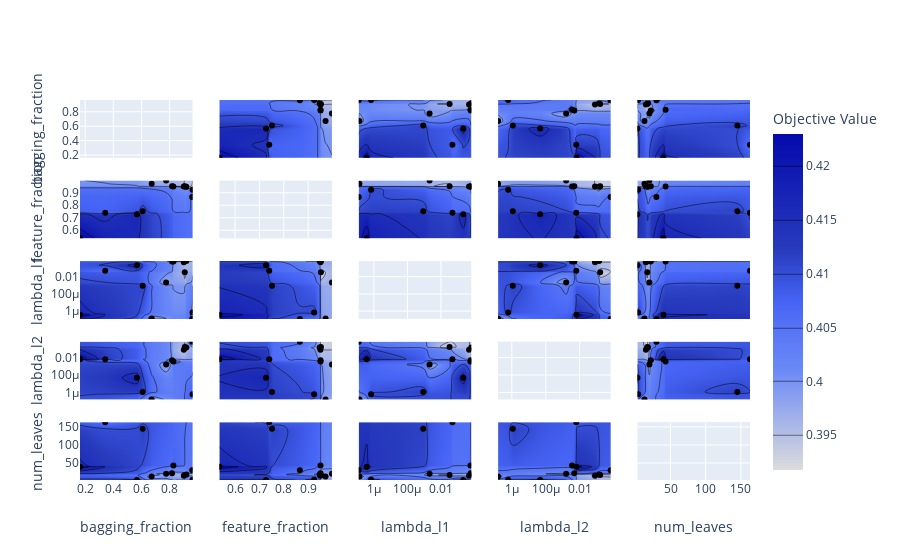

The notebook cell saved with this chart:
### Markdown cell above
## Visualize plot contour

We can see 2 parametes pair plot with objective value as contour.

### Code cell
optuna.visualization.plot_contour(study)

### Figure 1 — Plotly figure (JSON) as saved in the notebook; plotly's stock layout.template omitted (floating-point values rounded to 4 significant figures; data arrays with more than 128 entries replaced by an {"elided": "..."} marker saying what was removed)
{"data": [{"type": "scatter", "xaxis": "x", "yaxis": "y"}, {"colorbar": {"title": {"text": "Objective Value"}}, "colorscale": [[0, "rgb(220,220,220)"], [0.3, "rgb(106,137,247)"], [0.4, "rgb(90,120,245)"], [0.5, "rgb(70,100,245)"], [0.65, "rgb(40,60,190)"], [1, "rgb(5,10,172)"]], "connectgaps": true, "contours": {"coloring": "heatmap"}, "hoverinfo": "none", "line": {"smoothing": 1.3}, "showscale": true, "type": "contour", "x": [0.1631, 0.3422, 0.5677, 0.6085, 0.6722, 0.7748, 0.8169, 0.8266, 0.9005, 0.9074, 0.9187, 0.9601, 0.9627], "xaxis": "x6", "y": [0.5354, 0.7274, 0.7403, 0.7518, 0.8662, 0.9246, 0.9473, 0.9506, 0.9509, 0.9513, 0.9527, 0.9717, 0.9978], "yaxis": "y6", "z": {"elided": "13x13 float values"}}, {"marker": {"color": "black"}, "mode": "markers", "showlegend": false, "type": "scatter", "x": [0.1631, 0.6722, 0.3422, 0.9627, 0.5677, 0.6085, 0.9601, 0.8266, 0.8169, 0.9074, 0.9187, 0.9005, 0.7748], "xaxis": "x6", "y": [0.5354, 0.9717, 0.7403, 0.9246, 0.7274, 0.7518, 0.8662, 0.9509, 0.9513, 0.9527, 0.9473, 0.9506, 0.9978], "yaxis": "y6"}, {"colorbar": {"title": {"text": "Objective Value"}}, "colorscale": [[0, "rgb(220,220,220)"], [0.3, "rgb(106,137,247)"], [0.4, "rgb(90,120,245)"], [0.5, "rgb(70,100,245)"], [0.65, "rgb(40,60,190)"], [1, "rgb(5,10,172)"]], "connectgaps": true, "contours": {"coloring": "heatmap"}, "hoverinfo": "none", "line": {"smoothing": 1.3}, "showscale": false, "type": "contour", "x": [0.1631, 0.3422, 0.5677, 0.6085, 0.6722, 0.7748, 0.8169, 0.8266, 0.9005, 0.9074, 0.9187, 0.9601, 0.9627], "xaxis": "x11", "y": [1.245e-07, 1.37e-07, 3.74e-07, 6.811e-07, 0.0008777, 0.002101, 0.03281, 0.04848, 0.2158, 0.4774, 0.5799, 0.5974, 0.6474], "yaxis": "y11", "z": {"elided": "13x13 float values"}}, {"marker": {"color": "black"}, "mode": "markers", "showlegend": false, "type": "scatter", "x": [0.1631, 0.6722, 0.3422, 0.9627, 0.5677, 0.6085, 0.9601, 0.8266, 0.8169, 0.9074, 0.9187, 0.9005, 0.7748], "xaxis": "x11", "y": [3.74e-07, 1.37e-07, 0.04848, 6.811e-07, 0.2158, 0.0008777, 1.245e-07, 0.5799, 0.5974, 0.03281, 0.6474, 0.4774, 0.002101], "yaxis": "y11"}, {"colorbar": {"title": {"text": "Objective Value"}}, "colorscale": [[0, "rgb(220,220,220)"], [0.3, "rgb(106,137,247)"], [0.4, "rgb(90,120,245)"], [0.5, "rgb(70,100,245)"], [0.65, "rgb(40,60,190)"], [1, "rgb(5,10,172)"]], "connectgaps": true, "contours": {"coloring": "heatmap"}, "hoverinfo": "none", "line": {"smoothing": 1.3}, "showscale": false, "type": "contour", "x": [0.1631, 0.3422, 0.5677, 0.6085, 0.6722, 0.7748, 0.8169, 0.8266, 0.9005, 0.9074, 0.9187, 0.9601, 0.9627], "xaxis": "x16", "y": [1.547e-07, 6.089e-07, 1.141e-06, 4.679e-05, 0.001591, 0.003542, 0.00481, 0.006271, 0.006499, 0.07978, 0.1401, 0.1609, 0.6673], "yaxis": "y16", "z": {"elided": "13x13 float values"}}, {"marker": {"color": "black"}, "mode": "markers", "showlegend": false, "type": "scatter", "x": [0.1631, 0.6722, 0.3422, 0.9627, 0.5677, 0.6085, 0.9601, 0.8266, 0.8169, 0.9074, 0.9187, 0.9005, 0.7748], "xaxis": "x16", "y": [0.006499, 1.547e-07, 0.006271, 6.089e-07, 4.679e-05, 1.141e-06, 0.6673, 0.003542, 0.00481, 0.1609, 0.1401, 0.07978, 0.001591], "yaxis": "y16"}, {"colorbar": {"title": {"text": "Objective Value"}}, "colorscale": [[0, "rgb(220,220,220)"], [0.3, "rgb(106,137,247)"], [0.4, "rgb(90,120,245)"], [0.5, "rgb(70,100,245)"], [0.65, "rgb(40,60,190)"], [1, "rgb(5,10,172)"]], "connectgaps": true, "contours": {"coloring": "heatmap"}, "hoverinfo": "none", "line": {"smoothing": 1.3}, "showscale": false, "type": "contour", "x": [0.1631, 0.3422, 0.5677, 0.6085, 0.6722, 0.7748, 0.8169, 0.8266, 0.9005, 0.9074, 0.9187, 0.9601, 0.9627], "xaxis": "x21", "y": [3, 4, 13, 15, 17, 18, 20, 22, 30, 40, 43, 145, 163], "yaxis": "y21", "z": {"elided": "13x13 float values"}}, {"marker": {"color": "black"}, "mode": "markers", "showlegend": false, "type": "scatter", "x": [0.1631, 0.6722, 0.3422, 0.9627, 0.5677, 0.6085, 0.9601, 0.8266, 0.8169, 0.9074, 0.9187, 0.9005, 0.7748], "xaxis": "x21", "y": [40, 13, 163, 4, 3, 145, 30, 43, 22, 17, 18, 15, 20], "yaxis": "y21"}, {"colorbar": {"title": {"text": "Objective Value"}}, "colorscale": [[0, "rgb(220,220,220)"], [0.3, "rgb(106,137,247)"], [0.4, "rgb(90,120,245)"], [0.5, "rgb(70,100,245)"], [0.65, "rgb(40,60,190)"], [1, "rgb(5,10,172)"]], "connectgaps": true, "contours": {"coloring": "heatmap"}, "hoverinfo": "none", "line": {"smoothing": 1.3}, "showscale": false, "type": "contour", "x": [0.5354, 0.7274, 0.7403, 0.7518, 0.8662, 0.9246, 0.9473, 0.9506, 0.9509, 0.9513, 0.9527, 0.9717, 0.9978], "xaxis": "x2", "y": [0.1631, 0.3422, 0.5677, 0.6085, 0.6722, 0.7748, 0.8169, 0.8266, 0.9005, 0.9074, 0.9187, 0.9601, 0.9627], "yaxis": "y2", "z": {"elided": "13x13 float values"}}, {"marker": {"color": "black"}, "mode": "markers", "showlegend": false, "type": "scatter", "x": [0.5354, 0.9717, 0.7403, 0.9246, 0.7274, 0.7518, 0.8662, 0.9509, 0.9513, 0.9527, 0.9473, 0.9506, 0.9978], "xaxis": "x2", "y": [0.1631, 0.6722, 0.3422, 0.9627, 0.5677, 0.6085, 0.9601, 0.8266, 0.8169, 0.9074, 0.9187, 0.9005, 0.7748], "yaxis": "y2"}, {"type": "scatter", "xaxis": "x7", "yaxis": "y7"}, {"colorbar": {"title": {"text": "Objective Value"}}, "colorscale": [[0, "rgb(220,220,220)"], [0.3, "rgb(106,137,247)"], [0.4, "rgb(90,120,245)"], [0.5, "rgb(70,100,245)"], [0.65, "rgb(40,60,190)"], [1, "rgb(5,10,172)"]], "connectgaps": true, "contours": {"coloring": "heatmap"}, "hoverinfo": "none", "line": {"smoothing": 1.3}, "showscale": false, "type": "contour", "x": [0.5354, 0.7274, 0.7403, 0.7518, 0.8662, 0.9246, 0.9473, 0.9506, 0.9509, 0.9513, 0.9527, 0.9717, 0.9978], "xaxis": "x12", "y": [1.245e-07, 1.37e-07, 3.74e-07, 6.811e-07, 0.0008777, 0.002101, 0.03281, 0.04848, 0.2158, 0.4774, 0.5799, 0.5974, 0.6474], "yaxis": "y12", "z": {"elided": "13x13 float values"}}, {"marker": {"color": "black"}, "mode": "markers", "showlegend": false, "type": "scatter", "x": [0.5354, 0.9717, 0.7403, 0.9246, 0.7274, 0.7518, 0.8662, 0.9509, 0.9513, 0.9527, 0.9473, 0.9506, 0.9978], "xaxis": "x12", "y": [3.74e-07, 1.37e-07, 0.04848, 6.811e-07, 0.2158, 0.0008777, 1.245e-07, 0.5799, 0.5974, 0.03281, 0.6474, 0.4774, 0.002101], "yaxis": "y12"}, {"colorbar": {"title": {"text": "Objective Value"}}, "colorscale": [[0, "rgb(220,220,220)"], [0.3, "rgb(106,137,247)"], [0.4, "rgb(90,120,245)"], [0.5, "rgb(70,100,245)"], [0.65, "rgb(40,60,190)"], [1, "rgb(5,10,172)"]], "connectgaps": true, "contours": {"coloring": "heatmap"}, "hoverinfo": "none", "line": {"smoothing": 1.3}, "showscale": false, "type": "contour", "x": [0.5354, 0.7274, 0.7403, 0.7518, 0.8662, 0.9246, 0.9473, 0.9506, 0.9509, 0.9513, 0.9527, 0.9717, 0.9978], "xaxis": "x17", "y": [1.547e-07, 6.089e-07, 1.141e-06, 4.679e-05, 0.001591, 0.003542, 0.00481, 0.006271, 0.006499, 0.07978, 0.1401, 0.1609, 0.6673], "yaxis": "y17", "z": {"elided": "13x13 float values"}}, {"marker": {"color": "black"}, "mode": "markers", "showlegend": false, "type": "scatter", "x": [0.5354, 0.9717, 0.7403, 0.9246, 0.7274, 0.7518, 0.8662, 0.9509, 0.9513, 0.9527, 0.9473, 0.9506, 0.9978], "xaxis": "x17", "y": [0.006499, 1.547e-07, 0.006271, 6.089e-07, 4.679e-05, 1.141e-06, 0.6673, 0.003542, 0.00481, 0.1609, 0.1401, 0.07978, 0.001591], "yaxis": "y17"}, {"colorbar": {"title": {"text": "Objective Value"}}, "colorscale": [[0, "rgb(220,220,220)"], [0.3, "rgb(106,137,247)"], [0.4, "rgb(90,120,245)"], [0.5, "rgb(70,100,245)"], [0.65, "rgb(40,60,190)"], [1, "rgb(5,10,172)"]], "connectgaps": true, "contours": {"coloring": "heatmap"}, "hoverinfo": "none", "line": {"smoothing": 1.3}, "showscale": false, "type": "contour", "x": [0.5354, 0.7274, 0.7403, 0.7518, 0.8662, 0.9246, 0.9473, 0.9506, 0.9509, 0.9513, 0.9527, 0.9717, 0.9978], "xaxis": "x22", "y": [3, 4, 13, 15, 17, 18, 20, 22, 30, 40, 43, 145, 163], "yaxis": "y22", "z": {"elided": "13x13 float values"}}, {"marker": {"color": "black"}, "mode": "markers", "showlegend": false, "type": "scatter", "x": [0.5354, 0.9717, 0.7403, 0.9246, 0.7274, 0.7518, 0.8662, 0.9509, 0.9513, 0.9527, 0.9473, 0.9506, 0.9978], "xaxis": "x22", "y": [40, 13, 163, 4, 3, 145, 30, 43, 22, 17, 18, 15, 20], "yaxis": "y22"}, {"colorbar": {"title": {"text": "Objective Value"}}, "colorscale": [[0, "rgb(220,220,220)"], [0.3, "rgb(106,137,247)"], [0.4, "rgb(90,120,245)"], [0.5, "rgb(70,100,245)"], [0.65, "rgb(40,60,190)"], [1, "rgb(5,10,172)"]], "connectgaps": true, "contours": {"coloring": "heatmap"}, "hoverinfo": "none", "line": {"smoothing": 1.3}, "showscale": false, "type": "contour", "x": [1.245e-07, 1.37e-07, 3.74e-07, 6.811e-07, 0.0008777, 0.002101, 0.03281, 0.04848, 0.2158, 0.4774, 0.5799, 0.5974, 0.6474], "xaxis": "x3", "y": [0.1631, 0.3422, 0.5677, 0.6085, 0.6722, 0.7748, 0.8169, 0.8266, 0.9005, 0.9074, 0.9187, 0.9601, 0.9627], "yaxis": "y3", "z": {"elided": "13x13 float values"}}, {"marker": {"color": "black"}, "mode": "markers", "showlegend": false, "type": "scatter", "x": [3.74e-07, 1.37e-07, 0.04848, 6.811e-07, 0.2158, 0.0008777, 1.245e-07, 0.5799, 0.5974, 0.03281, 0.6474, 0.4774, 0.002101], "xaxis": "x3", "y": [0.1631, 0.6722, 0.3422, 0.9627, 0.5677, 0.6085, 0.9601, 0.8266, 0.8169, 0.9074, 0.9187, 0.9005, 0.7748], "yaxis": "y3"}, {"colorbar": {"title": {"text": "Objective Value"}}, "colorscale": [[0, "rgb(220,220,220)"], [0.3, "rgb(106,137,247)"], [0.4, "rgb(90,120,245)"], [0.5, "rgb(70,100,245)"], [0.65, "rgb(40,60,190)"], [1, "rgb(5,10,172)"]], "connectgaps": true, "contours": {"coloring": "heatmap"}, "hoverinfo": "none", "line": {"smoothing": 1.3}, "showscale": false, "type": "contour", "x": [1.245e-07, 1.37e-07, 3.74e-07, 6.811e-07, 0.0008777, 0.002101, 0.03281, 0.04848, 0.2158, 0.4774, 0.5799, 0.5974, 0.6474], "xaxis": "x8", "y": [0.5354, 0.7274, 0.7403, 0.7518, 0.8662, 0.9246, 0.9473, 0.9506, 0.9509, 0.9513, 0.9527, 0.9717, 0.9978], "yaxis": "y8", "z": {"elided": "13x13 float values"}}, {"marker": {"color": "black"}, "mode": "markers", "showlegend": false, "type": "scatter", "x": [3.74e-07, 1.37e-07, 0.04848, 6.811e-07, 0.2158, 0.0008777, 1.245e-07, 0.5799, 0.5974, 0.03281, 0.6474, 0.4774, 0.002101], "xaxis": "x8", "y": [0.5354, 0.9717, 0.7403, 0.9246, 0.7274, 0.7518, 0.8662, 0.9509, 0.9513, 0.9527, 0.9473, 0.9506, 0.9978], "yaxis": "y8"}, {"type": "scatter", "xaxis": "x13", "yaxis": "y13"}, {"colorbar": {"title": {"text": "Objective Value"}}, "colorscale": [[0, "rgb(220,220,220)"], [0.3, "rgb(106,137,247)"], [0.4, "rgb(90,120,245)"], [0.5, "rgb(70,100,245)"], [0.65, "rgb(40,60,190)"], [1, "rgb(5,10,172)"]], "connectgaps": true, "contours": {"coloring": "heatmap"}, "hoverinfo": "none", "line": {"smoothing": 1.3}, "showscale": false, "type": "contour", "x": [1.245e-07, 1.37e-07, 3.74e-07, 6.811e-07, 0.0008777, 0.002101, 0.03281, 0.04848, 0.2158, 0.4774, 0.5799, 0.5974, 0.6474], "xaxis": "x18", "y": [1.547e-07, 6.089e-07, 1.141e-06, 4.679e-05, 0.001591, 0.003542, 0.00481, 0.006271, 0.006499, 0.07978, 0.1401, 0.1609, 0.6673], "yaxis": "y18", "z": {"elided": "13x13 float values"}}, {"marker": {"color": "black"}, "mode": "markers", "showlegend": false, "type": "scatter", "x": [3.74e-07, 1.37e-07, 0.04848, 6.811e-07, 0.2158, 0.0008777, 1.245e-07, 0.5799, 0.5974, 0.03281, 0.6474, 0.4774, 0.002101], "xaxis": "x18", "y": [0.006499, 1.547e-07, 0.006271, 6.089e-07, 4.679e-05, 1.141e-06, 0.6673, 0.003542, 0.00481, 0.1609, 0.1401, 0.07978, 0.001591], "yaxis": "y18"}, {"colorbar": {"title": {"text": "Objective Value"}}, "colorscale": [[0, "rgb(220,220,220)"], [0.3, "rgb(106,137,247)"], [0.4, "rgb(90,120,245)"], [0.5, "rgb(70,100,245)"], [0.65, "rgb(40,60,190)"], [1, "rgb(5,10,172)"]], "connectgaps": true, "contours": {"coloring": "heatmap"}, "hoverinfo": "none", "line": {"smoothing": 1.3}, "showscale": false, "type": "contour", "x": [1.245e-07, 1.37e-07, 3.74e-07, 6.811e-07, 0.0008777, 0.002101, 0.03281, 0.04848, 0.2158, 0.4774, 0.5799, 0.5974, 0.6474], "xaxis": "x23", "y": [3, 4, 13, 15, 17, 18, 20, 22, 30, 40, 43, 145, 163], "yaxis": "y23", "z": {"elided": "13x13 float values"}}, {"marker": {"color": "black"}, "mode": "markers", "showlegend": false, "type": "scatter", "x": [3.74e-07, 1.37e-07, 0.04848, 6.811e-07, 0.2158, 0.0008777, 1.245e-07, 0.5799, 0.5974, 0.03281, 0.6474, 0.4774, 0.002101], "xaxis": "x23", "y": [40, 13, 163, 4, 3, 145, 30, 43, 22, 17, 18, 15, 20], "yaxis": "y23"}, {"colorbar": {"title": {"text": "Objective Value"}}, "colorscale": [[0, "rgb(220,220,220)"], [0.3, "rgb(106,137,247)"], [0.4, "rgb(90,120,245)"], [0.5, "rgb(70,100,245)"], [0.65, "rgb(40,60,190)"], [1, "rgb(5,10,172)"]], "connectgaps": true, "contours": {"coloring": "heatmap"}, "hoverinfo": "none", "line": {"smoothing": 1.3}, "showscale": false, "type": "contour", "x": [1.547e-07, 6.089e-07, 1.141e-06, 4.679e-05, 0.001591, 0.003542, 0.00481, 0.006271, 0.006499, 0.07978, 0.1401, 0.1609, 0.6673], "xaxis": "x4", "y": [0.1631, 0.3422, 0.5677, 0.6085, 0.6722, 0.7748, 0.8169, 0.8266, 0.9005, 0.9074, 0.9187, 0.9601, 0.9627], "yaxis": "y4", "z": {"elided": "13x13 float values"}}, {"marker": {"color": "black"}, "mode": "markers", "showlegend": false, "type": "scatter", "x": [0.006499, 1.547e-07, 0.006271, 6.089e-07, 4.679e-05, 1.141e-06, 0.6673, 0.003542, 0.00481, 0.1609, 0.1401, 0.07978, 0.001591], "xaxis": "x4", "y": [0.1631, 0.6722, 0.3422, 0.9627, 0.5677, 0.6085, 0.9601, 0.8266, 0.8169, 0.9074, 0.9187, 0.9005, 0.7748], "yaxis": "y4"}, {"colorbar": {"title": {"text": "Objective Value"}}, "colorscale": [[0, "rgb(220,220,220)"], [0.3, "rgb(106,137,247)"], [0.4, "rgb(90,120,245)"], [0.5, "rgb(70,100,245)"], [0.65, "rgb(40,60,190)"], [1, "rgb(5,10,172)"]], "connectgaps": true, "contours": {"coloring": "heatmap"}, "hoverinfo": "none", "line": {"smoothing": 1.3}, "showscale": false, "type": "contour", "x": [1.547e-07, 6.089e-07, 1.141e-06, 4.679e-05, 0.001591, 0.003542, 0.00481, 0.006271, 0.006499, 0.07978, 0.1401, 0.1609, 0.6673], "xaxis": "x9", "y": [0.5354, 0.7274, 0.7403, 0.7518, 0.8662, 0.9246, 0.9473, 0.9506, 0.9509, 0.9513, 0.9527, 0.9717, 0.9978], "yaxis": "y9", "z": {"elided": "13x13 float values"}}, {"marker": {"color": "black"}, "mode": "markers", "showlegend": false, "type": "scatter", "x": [0.006499, 1.547e-07, 0.006271, 6.089e-07, 4.679e-05, 1.141e-06, 0.6673, 0.003542, 0.00481, 0.1609, 0.1401, 0.07978, 0.001591], "xaxis": "x9", "y": [0.5354, 0.9717, 0.7403, 0.9246, 0.7274, 0.7518, 0.8662, 0.9509, 0.9513, 0.9527, 0.9473, 0.9506, 0.9978], "yaxis": "y9"}, {"colorbar": {"title": {"text": "Objective Value"}}, "colorscale": [[0, "rgb(220,220,220)"], [0.3, "rgb(106,137,247)"], [0.4, "rgb(90,120,245)"], [0.5, "rgb(70,100,245)"], [0.65, "rgb(40,60,190)"], [1, "rgb(5,10,172)"]], "connectgaps": true, "contours": {"coloring": "heatmap"}, "hoverinfo": "none", "line": {"smoothing": 1.3}, "showscale": false, "type": "contour", "x": [1.547e-07, 6.089e-07, 1.141e-06, 4.679e-05, 0.001591, 0.003542, 0.00481, 0.006271, 0.006499, 0.07978, 0.1401, 0.1609, 0.6673], "xaxis": "x14", "y": [1.245e-07, 1.37e-07, 3.74e-07, 6.811e-07, 0.0008777, 0.002101, 0.03281, 0.04848, 0.2158, 0.4774, 0.5799, 0.5974, 0.6474], "yaxis": "y14", "z": {"elided": "13x13 float values"}}, {"marker": {"color": "black"}, "mode": "markers", "showlegend": false, "type": "scatter", "x": [0.006499, 1.547e-07, 0.006271, 6.089e-07, 4.679e-05, 1.141e-06, 0.6673, 0.003542, 0.00481, 0.1609, 0.1401, 0.07978, 0.001591], "xaxis": "x14", "y": [3.74e-07, 1.37e-07, 0.04848, 6.811e-07, 0.2158, 0.0008777, 1.245e-07, 0.5799, 0.5974, 0.03281, 0.6474, 0.4774, 0.002101], "yaxis": "y14"}, {"type": "scatter", "xaxis": "x19", "yaxis": "y19"}, {"colorbar": {"title": {"text": "Objective Value"}}, "colorscale": [[0, "rgb(220,220,220)"], [0.3, "rgb(106,137,247)"], [0.4, "rgb(90,120,245)"], [0.5, "rgb(70,100,245)"], [0.65, "rgb(40,60,190)"], [1, "rgb(5,10,172)"]], "connectgaps": true, "contours": {"coloring": "heatmap"}, "hoverinfo": "none", "line": {"smoothing": 1.3}, "showscale": false, "type": "contour", "x": [1.547e-07, 6.089e-07, 1.141e-06, 4.679e-05, 0.001591, 0.003542, 0.00481, 0.006271, 0.006499, 0.07978, 0.1401, 0.1609, 0.6673], "xaxis": "x24", "y": [3, 4, 13, 15, 17, 18, 20, 22, 30, 40, 43, 145, 163], "yaxis": "y24", "z": {"elided": "13x13 float values"}}, {"marker": {"color": "black"}, "mode": "markers", "showlegend": false, "type": "scatter", "x": [0.006499, 1.547e-07, 0.006271, 6.089e-07, 4.679e-05, 1.141e-06, 0.6673, 0.003542, 0.00481, 0.1609, 0.1401, 0.07978, 0.001591], "xaxis": "x24", "y": [40, 13, 163, 4, 3, 145, 30, 43, 22, 17, 18, 15, 20], "yaxis": "y24"}, {"colorbar": {"title": {"text": "Objective Value"}}, "colorscale": [[0, "rgb(220,220,220)"], [0.3, "rgb(106,137,247)"], [0.4, "rgb(90,120,245)"], [0.5, "rgb(70,100,245)"], [0.65, "rgb(40,60,190)"], [1, "rgb(5,10,172)"]], "connectgaps": true, "contours": {"coloring": "heatmap"}, "hoverinfo": "none", "line": {"smoothing": 1.3}, "showscale": false, "type": "contour", "x": [3, 4, 13, 15, 17, 18, 20, 22, 30, 40, 43, 145, 163], "xaxis": "x5", "y": [0.1631, 0.3422, 0.5677, 0.6085, 0.6722, 0.7748, 0.8169, 0.8266, 0.9005, 0.9074, 0.9187, 0.9601, 0.9627], "yaxis": "y5", "z": {"elided": "13x13 float values"}}, {"marker": {"color": "black"}, "mode": "markers", "showlegend": false, "type": "scatter", "x": [40, 13, 163, 4, 3, 145, 30, 43, 22, 17, 18, 15, 20], "xaxis": "x5", "y": [0.1631, 0.6722, 0.3422, 0.9627, 0.5677, 0.6085, 0.9601, 0.8266, 0.8169, 0.9074, 0.9187, 0.9005, 0.7748], "yaxis": "y5"}, {"colorbar": {"title": {"text": "Objective Value"}}, "colorscale": [[0, "rgb(220,220,220)"], [0.3, "rgb(106,137,247)"], [0.4, "rgb(90,120,245)"], [0.5, "rgb(70,100,245)"], [0.65, "rgb(40,60,190)"], [1, "rgb(5,10,172)"]], "connectgaps": true, "contours": {"coloring": "heatmap"}, "hoverinfo": "none", "line": {"smoothing": 1.3}, "showscale": false, "type": "contour", "x": [3, 4, 13, 15, 17, 18, 20, 22, 30, 40, 43, 145, 163], "xaxis": "x10", "y": [0.5354, 0.7274, 0.7403, 0.7518, 0.8662, 0.9246, 0.9473, 0.9506, 0.9509, 0.9513, 0.9527, 0.9717, 0.9978], "yaxis": "y10", "z": {"elided": "13x13 float values"}}, {"marker": {"color": "black"}, "mode": "markers", "showlegend": false, "type": "scatter", "x": [40, 13, 163, 4, 3, 145, 30, 43, 22, 17, 18, 15, 20], "xaxis": "x10", "y": [0.5354, 0.9717, 0.7403, 0.9246, 0.7274, 0.7518, 0.8662, 0.9509, 0.9513, 0.9527, 0.9473, 0.9506, 0.9978], "yaxis": "y10"}, {"colorbar": {"title": {"text": "Objective Value"}}, "colorscale": [[0, "rgb(220,220,220)"], [0.3, "rgb(106,137,247)"], [0.4, "rgb(90,120,245)"], [0.5, "rgb(70,100,245)"], [0.65, "rgb(40,60,190)"], [1, "rgb(5,10,172)"]], "connectgaps": true, "contours": {"coloring": "heatmap"}, "hoverinfo": "none", "line": {"smoothing": 1.3}, "showscale": false, "type": "contour", "x": [3, 4, 13, 15, 17, 18, 20, 22, 30, 40, 43, 145, 163], "xaxis": "x15", "y": [1.245e-07, 1.37e-07, 3.74e-07, 6.811e-07, 0.0008777, 0.002101, 0.03281, 0.04848, 0.2158, 0.4774, 0.5799, 0.5974, 0.6474], "yaxis": "y15", "z": {"elided": "13x13 float values"}}, {"marker": {"color": "black"}, "mode": "markers", "showlegend": false, "type": "scatter", "x": [40, 13, 163, 4, 3, 145, 30, 43, 22, 17, 18, 15, 20], "xaxis": "x15", "y": [3.74e-07, 1.37e-07, 0.04848, 6.811e-07, 0.2158, 0.0008777, 1.245e-07, 0.5799, 0.5974, 0.03281, 0.6474, 0.4774, 0.002101], "yaxis": "y15"}, {"colorbar": {"title": {"text": "Objective Value"}}, "colorscale": [[0, "rgb(220,220,220)"], [0.3, "rgb(106,137,247)"], [0.4, "rgb(90,120,245)"], [0.5, "rgb(70,100,245)"], [0.65, "rgb(40,60,190)"], [1, "rgb(5,10,172)"]], "connectgaps": true, "contours": {"coloring": "heatmap"}, "hoverinfo": "none", "line": {"smoothing": 1.3}, "showscale": false, "type": "contour", "x": [3, 4, 13, 15, 17, 18, 20, 22, 30, 40, 43, 145, 163], "xaxis": "x20", "y": [1.547e-07, 6.089e-07, 1.141e-06, 4.679e-05, 0.001591, 0.003542, 0.00481, 0.006271, 0.006499, 0.07978, 0.1401, 0.1609, 0.6673], "yaxis": "y20", "z": {"elided": "13x13 float values"}}, {"marker": {"color": "black"}, "mode": "markers", "showlegend": false, "type": "scatter", "x": [40, 13, 163, 4, 3, 145, 30, 43, 22, 17, 18, 15, 20], "xaxis": "x20", "y": [0.006499, 1.547e-07, 0.006271, 6.089e-07, 4.679e-05, 1.141e-06, 0.6673, 0.003542, 0.00481, 0.1609, 0.1401, 0.07978, 0.001591], "yaxis": "y20"}, {"type": "scatter", "xaxis": "x25", "yaxis": "y25"}], "layout": {"xaxis": {"anchor": "y", "domain": [0.0, 0.168], "matches": "x21", "range": [0.1631, 0.9627], "showticklabels": false}, "xaxis10": {"anchor": "y10", "domain": [0.832, 1.0], "matches": "x25", "range": [3, 163], "showticklabels": false}, "xaxis11": {"anchor": "y11", "domain": [0.0, 0.168], "matches": "x21", "range": [0.1631, 0.9627], "showticklabels": false}, "xaxis12": {"anchor": "y12", "domain": [0.208, 0.376], "matches": "x22", "range": [0.5354, 0.9978], "showticklabels": false}, "xaxis13": {"anchor": "y13", "domain": [0.416, 0.584], "matches": "x23", "range": [-6.905, -0.1888], "showticklabels": false, "type": "log"}, "xaxis14": {"anchor": "y14", "domain": [0.624, 0.792], "matches": "x24", "range": [-6.811, -0.1757], "showticklabels": false, "type": "log"}, "xaxis15": {"anchor": "y15", "domain": [0.832, 1.0], "matches": "x25", "range": [3, 163], "showticklabels": false}, "xaxis16": {"anchor": "y16", "domain": [0.0, 0.168], "matches": "x21", "range": [0.1631, 0.9627], "showticklabels": false}, "xaxis17": {"anchor": "y17", "domain": [0.208, 0.376], "matches": "x22", "range": [0.5354, 0.9978], "showticklabels": false}, "xaxis18": {"anchor": "y18", "domain": [0.416, 0.584], "matches": "x23", "range": [-6.905, -0.1888], "showticklabels": false, "type": "log"}, "xaxis19": {"anchor": "y19", "domain": [0.624, 0.792], "matches": "x24", "range": [-6.811, -0.1757], "showticklabels": false, "type": "log"}, "xaxis2": {"anchor": "y2", "domain": [0.208, 0.376], "matches": "x22", "range": [0.5354, 0.9978], "showticklabels": false}, "xaxis20": {"anchor": "y20", "domain": [0.832, 1.0], "matches": "x25", "range": [3, 163], "showticklabels": false}, "xaxis21": {"anchor": "y21", "domain": [0.0, 0.168], "range": [0.1631, 0.9627], "title": {"text": "bagging_fraction"}}, "xaxis22": {"anchor": "y22", "domain": [0.208, 0.376], "range": [0.5354, 0.9978], "title": {"text": "feature_fraction"}}, "xaxis23": {"anchor": "y23", "domain": [0.416, 0.584], "range": [-6.905, -0.1888], "title": {"text": "lambda_l1"}, "type": "log"}, "xaxis24": {"anchor": "y24", "domain": [0.624, 0.792], "range": [-6.811, -0.1757], "title": {"text": "lambda_l2"}, "type": "log"}, "xaxis25": {"anchor": "y25", "domain": [0.832, 1.0], "range": [3, 163], "title": {"text": "num_leaves"}}, "xaxis3": {"anchor": "y3", "domain": [0.416, 0.584], "matches": "x23", "range": [-6.905, -0.1888], "showticklabels": false, "type": "log"}, "xaxis4": {"anchor": "y4", "domain": [0.624, 0.792], "matches": "x24", "range": [-6.811, -0.1757], "showticklabels": false, "type": "log"}, "xaxis5": {"anchor": "y5", "domain": [0.832, 1.0], "matches": "x25", "range": [3, 163], "showticklabels": false}, "xaxis6": {"anchor": "y6", "domain": [0.0, 0.168], "matches": "x21", "range": [0.1631, 0.9627], "showticklabels": false}, "xaxis7": {"anchor": "y7", "domain": [0.208, 0.376], "matches": "x22", "range": [0.5354, 0.9978], "showticklabels": false}, "xaxis8": {"anchor": "y8", "domain": [0.416, 0.584], "matches": "x23", "range": [-6.905, -0.1888], "showticklabels": false, "type": "log"}, "xaxis9": {"anchor": "y9", "domain": [0.624, 0.792], "matches": "x24", "range": [-6.811, -0.1757], "showticklabels": false, "type": "log"}, "yaxis": {"anchor": "x", "domain": [0.848, 1.0], "range": [0.1631, 0.9627], "title": {"text": "bagging_fraction"}}, "yaxis10": {"anchor": "x10", "domain": [0.636, 0.788], "matches": "y6", "range": [0.5354, 0.9978], "showticklabels": false}, "yaxis11": {"anchor": "x11", "domain": [0.424, 0.576], "range": [-6.905, -0.1888], "title": {"text": "lambda_l1"}, "type": "log"}, "yaxis12": {"anchor": "x12", "domain": [0.424, 0.576], "matches": "y11", "range": [-6.905, -0.1888], "showticklabels": false, "type": "log"}, "yaxis13": {"anchor": "x13", "domain": [0.424, 0.576], "matches": "y11", "range": [-6.905, -0.1888], "showticklabels": false, "type": "log"}, "yaxis14": {"anchor": "x14", "domain": [0.424, 0.576], "matches": "y11", "range": [-6.905, -0.1888], "showticklabels": false, "type": "log"}, "yaxis15": {"anchor": "x15", "domain": [0.424, 0.576], "matches": "y11", "range": [-6.905, -0.1888], "showticklabels": false, "type": "log"}, "yaxis16": {"anchor": "x16", "domain": [0.212, 0.364], "range": [-6.811, -0.1757], "title": {"text": "lambda_l2"}, "type": "log"}, "yaxis17": {"anchor": "x17", "domain": [0.212, 0.364], "matches": "y16", "range": [-6.811, -0.1757], "showticklabels": false, "type": "log"}, "yaxis18": {"anchor": "x18", "domain": [0.212, 0.364], "matches": "y16", "range": [-6.811, -0.1757], "showticklabels": false, "type": "log"}, "yaxis19": {"anchor": "x19", "domain": [0.212, 0.364], "matches": "y16", "range": [-6.811, -0.1757], "showticklabels": false, "type": "log"}, "yaxis2": {"anchor": "x2", "domain": [0.848, 1.0], "matches": "y", "range": [0.1631, 0.9627], "showticklabels": false}, "yaxis20": {"anchor": "x20", "domain": [0.212, 0.364], "matches": "y16", "range": [-6.811, -0.1757], "showticklabels": false, "type": "log"}, "yaxis21": {"anchor": "x21", "domain": [0.0, 0.152], "range": [3, 163], "title": {"text": "num_leaves"}}, "yaxis22": {"anchor": "x22", "domain": [0.0, 0.152], "matches": "y21", "range": [3, 163], "showticklabels": false}, "yaxis23": {"anchor": "x23", "domain": [0.0, 0.152], "matches": "y21", "range": [3, 163], "showticklabels": false}, "yaxis24": {"anchor": "x24", "domain": [0.0, 0.152], "matches": "y21", "range": [3, 163], "showticklabels": false}, "yaxis25": {"anchor": "x25", "domain": [0.0, 0.152], "matches": "y21", "range": [3, 163], "showticklabels": false}, "yaxis3": {"anchor": "x3", "domain": [0.848, 1.0], "matches": "y", "range": [0.1631, 0.9627], "showticklabels": false}, "yaxis4": {"anchor": "x4", "domain": [0.848, 1.0], "matches": "y", "range": [0.1631, 0.9627], "showticklabels": false}, "yaxis5": {"anchor": "x5", "domain": [0.848, 1.0], "matches": "y", "range": [0.1631, 0.9627], "showticklabels": false}, "yaxis6": {"anchor": "x6", "domain": [0.636, 0.788], "range": [0.5354, 0.9978], "title": {"text": "feature_fraction"}}, "yaxis7": {"anchor": "x7", "domain": [0.636, 0.788], "matches": "y6", "range": [0.5354, 0.9978], "showticklabels": false}, "yaxis8": {"anchor": "x8", "domain": [0.636, 0.788], "matches": "y6", "range": [0.5354, 0.9978], "showticklabels": false}, "yaxis9": {"anchor": "x9", "domain": [0.636, 0.788], "matches": "y6", "range": [0.5354, 0.9978], "showticklabels": false}}}
